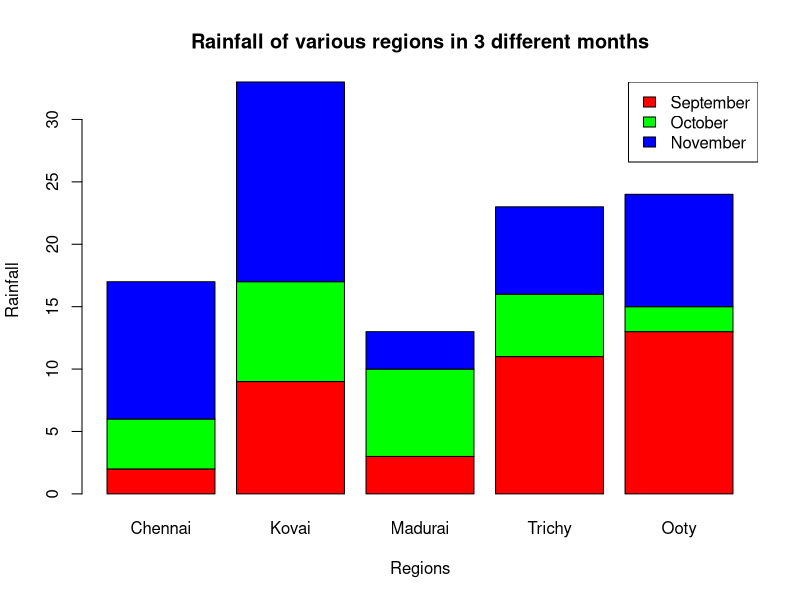

This figure's R source:
m = c("September", "October", "November")
d = c("Chennai", "Kovai", "Madurai", "Trichy", "Ooty")
r = matrix(c(2,9,3,11,13,4,8,7,5,2,11,16,3,7,9), nrow = 3, ncol = 5, byrow = TRUE)
barplot(r, main = "Rainfall of various regions in 3 different months", names.arg =  d, 
        xlab = "Regions", ylab = "Rainfall", col = rainbow(length(m)))
legend("topright", m, fill = rainbow(length(m)))